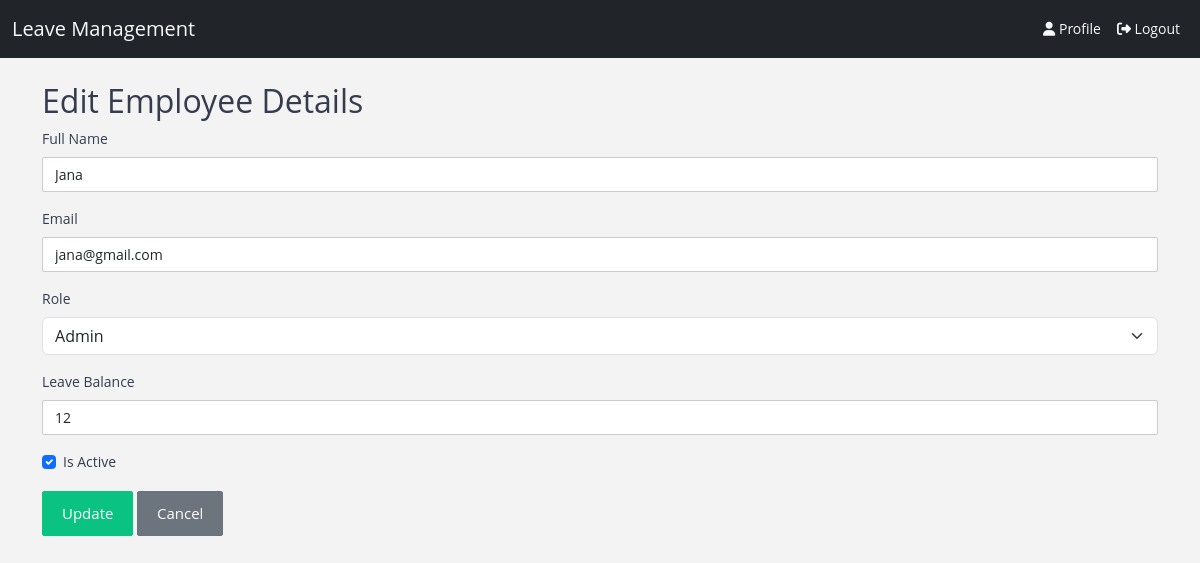
Page /admin/edit_employee.php?id=14 on the committed database.
### tables this page shows
CREATE TABLE `employees` (
  `EmployeeID` int(11) NOT NULL,
  `FullName` varchar(100) NOT NULL,
  `Email` varchar(100) DEFAULT NULL,
  `PasswordHash` varchar(255) NOT NULL,
  `RoleID` int(11) DEFAULT NULL,
  `LeaveBalance` float DEFAULT 20,
  `IsActive` tinyint(1) DEFAULT 1
);

### admin/edit_employee.php (the view, shortened to what this page needs)
<?php
include("../includes/autoload.php");
if (isset($_GET['id'])) {
    $employeeID = intval($_GET['id']);
    $query = "SELECT * FROM employees WHERE EmployeeID = ?";
    $stmt = mysqli_prepare($conn, $query);
    mysqli_stmt_bind_param($stmt, "i", $employeeID);
    mysqli_stmt_execute($stmt);
    $result = mysqli_stmt_get_result($stmt);
    if ($result && mysqli_num_rows($result) > 0) {
        $employee = mysqli_fetch_assoc($result);
    } else {
        echo "Employee not found.";
        exit;
    }
} else {
    echo "Invalid request.";
    exit;
}
include("../includes/header.php");
include("../includes/topbar.php");
?>
<div class="container mt-4">
    <h2>Edit Employee Details</h2>
    <form method="POST">
        <div class="mb-3">
            <label for="FullName" class="form-label">Full Name</label>
            <input type="text" name="FullName" id="FullName" class="form-control" value="<?php echo htmlspecialchars($employee['FullName']); ?>" required>
        </div>
        <div class="mb-3">
            <label for="Email" class="form-label">Email</label>
            <input type="email" name="Email" id="Email" class="form-control" value="<?php echo htmlspecialchars($employee['Email']); ?>" required>
        </div>
        <div class="mb-3">
            <label for="RoleID" class="form-label">Role</label>
            <select name="RoleID" id="RoleID" class="form-select" required>
                <?php
                $roleQuery = "SELECT RoleID, RoleName FROM userroles";
                $roleResult = mysqli_query($conn, $roleQuery);
                while ($role = mysqli_fetch_assoc($roleResult)) {
                    $selected = $employee['RoleID'] == $role['RoleID'] ? "selected" : "";
                    echo "<option value='{$role['RoleID']}' $selected>{$role['RoleName']}</option>";
                }
                ?>
            </select>
        </div>
        <div class="mb-3">
            <label for="LeaveBalance" class="form-label">Leave Balance</label>
            <input type="number" name="LeaveBalance" id="LeaveBalance" class="form-control" value="<?php echo htmlspecialchars($employee['LeaveBalance']); ?>" required>
        </div>
        <div class="mb-3 form-check">
            <input type="checkbox" name="IsActive" id="IsActive" class="form-check-input" <?php echo $employee['IsActive'] ? "checked" : ""; ?>>
            <label for="IsActive" class="form-check-label">Is Active</label>
        </div>
        <button type="submit" class="btn btn-success">Update</button>
        <a href="manage_staff.php" class="btn btn-secondary">Cancel</a>
    </form>
</div>
</body>
</html>

### rows in the picture
employees: FullName "Jana", Email "jana@gmail.com", LeaveBalance "12", IsActive "☑"

### other values in the picture
form field RoleID "Admin"
